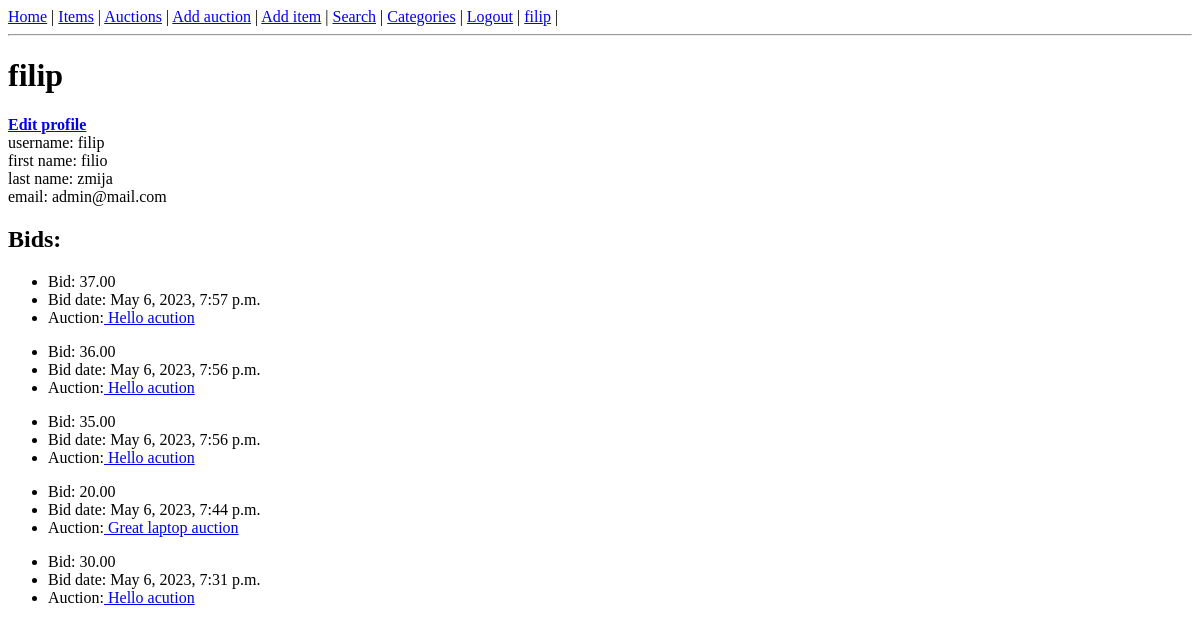
/user/filip, run on an earlier commit of the app's database.
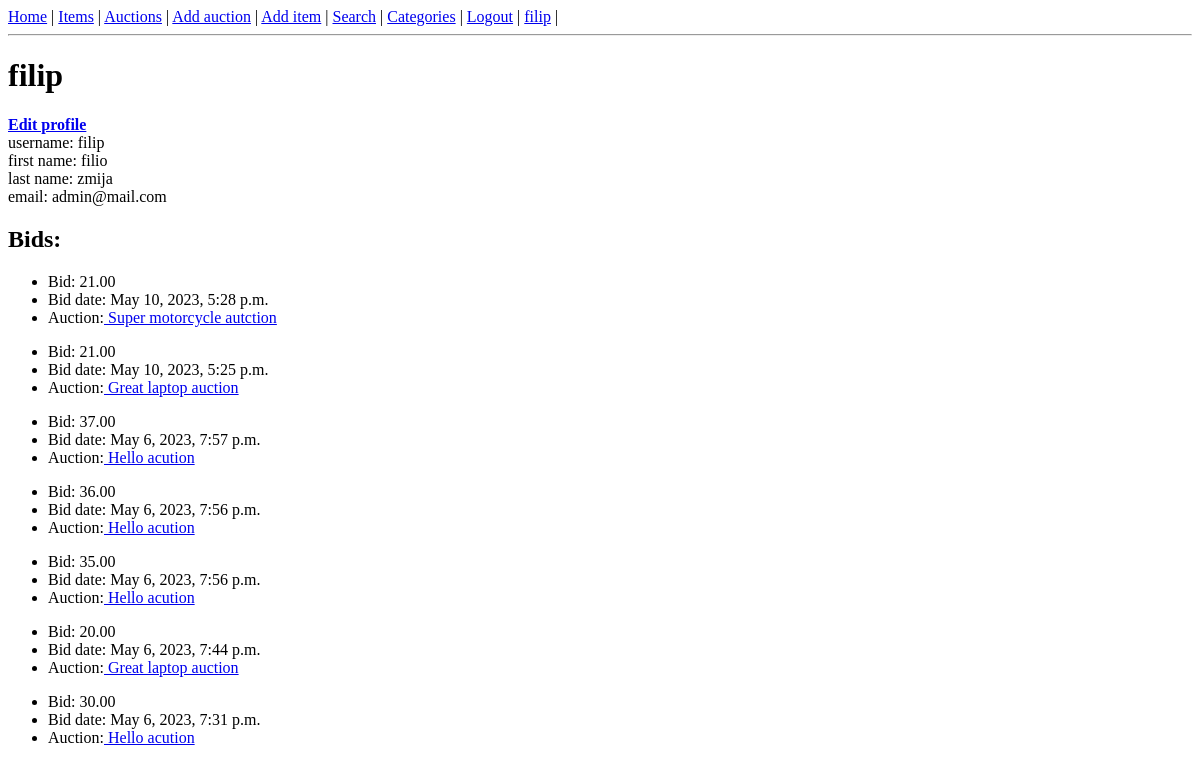
And on a later commit of the database.
### auctions/models.py (models this page shows)
class Bid(models.Model):
    amount = models.DecimalField(max_digits=10, decimal_places=2)
    time = models.DateTimeField(auto_now_add=True)
    auction = models.ForeignKey(Auction, on_delete=models.CASCADE)
    bidder = models.ForeignKey(User, on_delete=models.CASCADE)

class Auction(models.Model):
    name = models.CharField(max_length=255)
    item = models.ForeignKey(Item, on_delete=models.CASCADE)
    min_price = models.DecimalField(max_digits=10, decimal_places=2)
    buy_now_price = models.DecimalField(max_digits=10, decimal_places=2, null=True, blank=True)
    end_date = models.DateTimeField()
    seller = models.ForeignKey(User, on_delete=models.CASCADE, related_name='seller')
    buyer = models.ForeignKey(User, on_delete=models.CASCADE, blank=True, related_name='buyer', null=True)
    def __str__(self):
        return self.name

### auctions/views.py (the view)
# urls.py: path('user/<str:username>', auctions.UserProfile.as_view()),
class UserProfile(View):
    def get(self, request, *args, **kwargs):
        username = kwargs['username']   # Get user profile from the URL
        user = User.objects.get(username=username)  # Get user data
        bids = Bid.objects.filter(bidder=user).order_by('-time')  # Get every user bids
        context = {
            'user': user,
            'bids': bids,
        }
        return render(request, 'auctions/user_profile.html', context)

### auctions/templates/auctions/user_profile.html (shortened to what this page needs)
{% extends 'auctions/base_template.html' %}
{% block content %}
<h1>{{ user.username }}</h1><a href="/edit-profile/{{ user.id }}"><b>Edit profile</b></a><br>
username: {{ user.username }} <br>
first name: {{ user.first_name }} <br>
last name: {{ user.last_name }} <br>
email: {{ user.email }} <br>
<h2>Bids:</h2>
{% for bid in bids %}
<ul>
<li>Bid: {{ bid.amount }}</li>
<li>Bid date: {{ bid.time }} </li>
<li>Auction:<a href="/auction/{{ bid.auction.id }}"> {{ bid.auction }}</a></li>
</ul>
{% endfor %}
{% endblock %}

### auctions/templates/auctions/base_template.html (shortened to what this page needs)
<!DOCTYPE html>
<html lang="en">
<head>
</head>
<body><a href="/home">Home</a> |
<a href="/items">Items</a> |
<a href="/auctions">Auctions</a> |
<a href="/add-auction">Add auction</a> |
<a href="/add-item">Add item</a> |
<a href="/search">Search</a> |
<a href="/categories">Categories</a> |
{% if user.is_authenticated %}
<a href="/logout">Logout</a> |
<a href="/user/{{ user.username }}">{{ user.username }}</a> |
{% else %}
<a href="/login">Login</a> |
<a href="/create-account">Create account</a> |
{% endif %}
<hr>
{% block content %}{% endblock %}
</body>
</html>

What changed in the data, as far as the page shows it:
added Bid: amount "21.00", time "May 10, 2023, 5:28 p.m.", auction "Super motorcycle autction"
added Bid: amount "21.00", time "May 10, 2023, 5:25 p.m.", auction "Great laptop auction"
